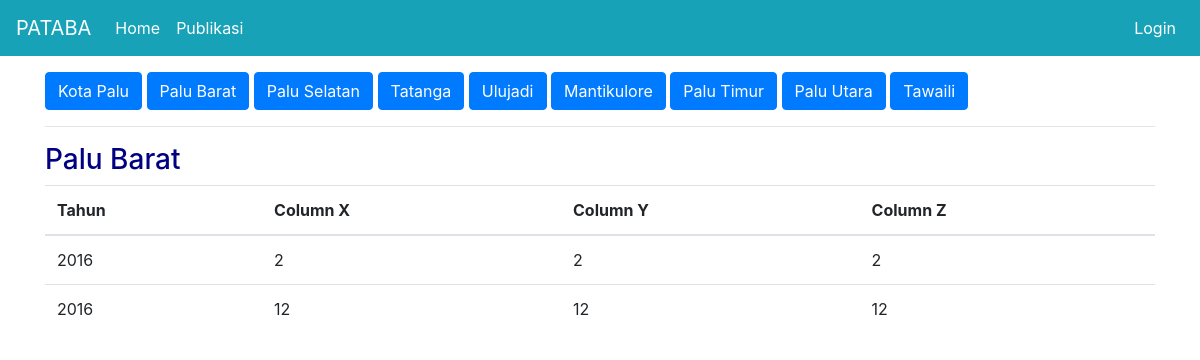
Before: /publikasi/b/1 with the older database file.
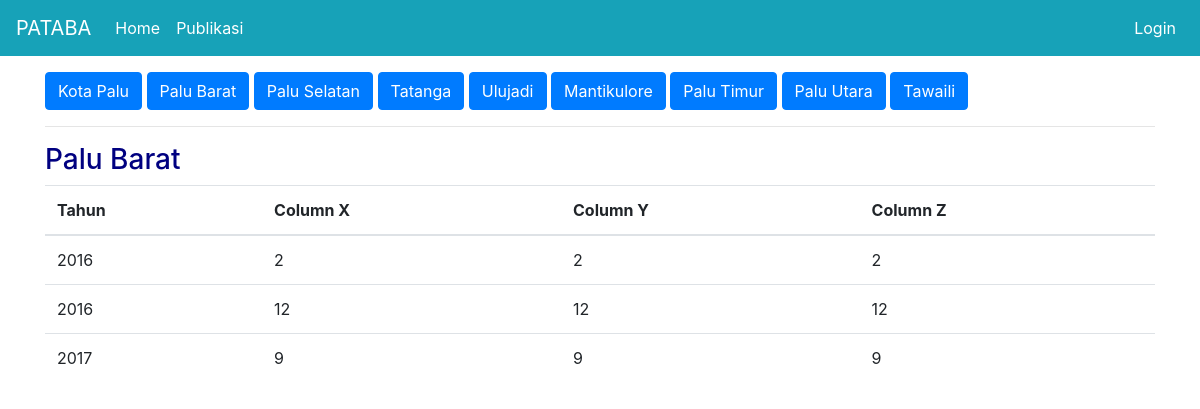
After: the same page with the newer database file.
### publication/models.py (models this page shows)
class DinasB(db.Model):
  id = db.Column(db.Integer(), primary_key=True)
  tahun = db.Column(db.String(length=4), nullable=False)
  col1 = db.Column(db.Integer())
  col2 = db.Column(db.Integer())
  col3 = db.Column(db.Integer())
  district_id = db.Column(db.Integer(), db.ForeignKey('districts.id'), nullable=True)

### publication/routes.py (the view)
@app.route('/publikasi/b/<int:district_id>')
def dinas_b_kec(district_id):
  data = DinasB.query.filter_by(district_id=district_id).order_by(DinasB.tahun).all()
  id_path = int(str(request.path)[-1])
  district_name = Districts.query.filter_by(id=district_id).first()
  return render_template('dinas_b_kec.html', data=data, district_id=district_id, id_path=id_path, district_name=district_name)

### publication/templates/dinas_b_kec.html (shortened to what this page needs)
{% extends 'base.html' %}
{% block content %}
  <div class="container">
    <a href="{{ url_for('dinas_b') }}" class="btn btn-primary">Kota Palu</a>
    <a href="{{ url_for('dinas_b_kec', district_id=1) }}" class="btn btn-primary">Palu Barat</a>
    <a href="{{ url_for('dinas_b_kec', district_id=2) }}" class="btn btn-primary">Palu Selatan</a>
    <a href="{{ url_for('dinas_b_kec', district_id=3) }}" class="btn btn-primary">Tatanga</a>
    <a href="{{ url_for('dinas_b_kec', district_id=4) }}" class="btn btn-primary">Ulujadi</a>
    <a href="{{ url_for('dinas_b_kec', district_id=5) }}" class="btn btn-primary">Mantikulore</a>
    <a href="{{ url_for('dinas_b_kec', district_id=6) }}" class="btn btn-primary">Palu Timur</a>
    <a href="{{ url_for('dinas_b_kec', district_id=7) }}" class="btn btn-primary">Palu Utara</a>
    <a href="{{ url_for('dinas_b_kec', district_id=8) }}" class="btn btn-primary">Tawaili</a>
    <hr>
    <h3>{{ district_name.name }}</h3>
    <table class="table">
      <thead>
        <tr>
          <th scope="col">Tahun</th>
          <th scope="col">Column X</th>
          <th scope="col">Column Y</th>
          <th scope="col">Column Z</th>
        </tr>
      </thead>
      <tbody>
        {% for d in data %}
        <tr>
            <td>{{ d.tahun }}</td>
            <td>{{ d.col1 }}</td>
            <td>{{ d.col2 }}</td>
            <td>{{ d.col3 }}</td>
        {% endfor %}
      </tbody>
    </table>
  </div>
{% endblock %}

Changed rows visible on the page:
added DinasB: tahun "2017", col1 "9", col2 "9", col3 "9"
